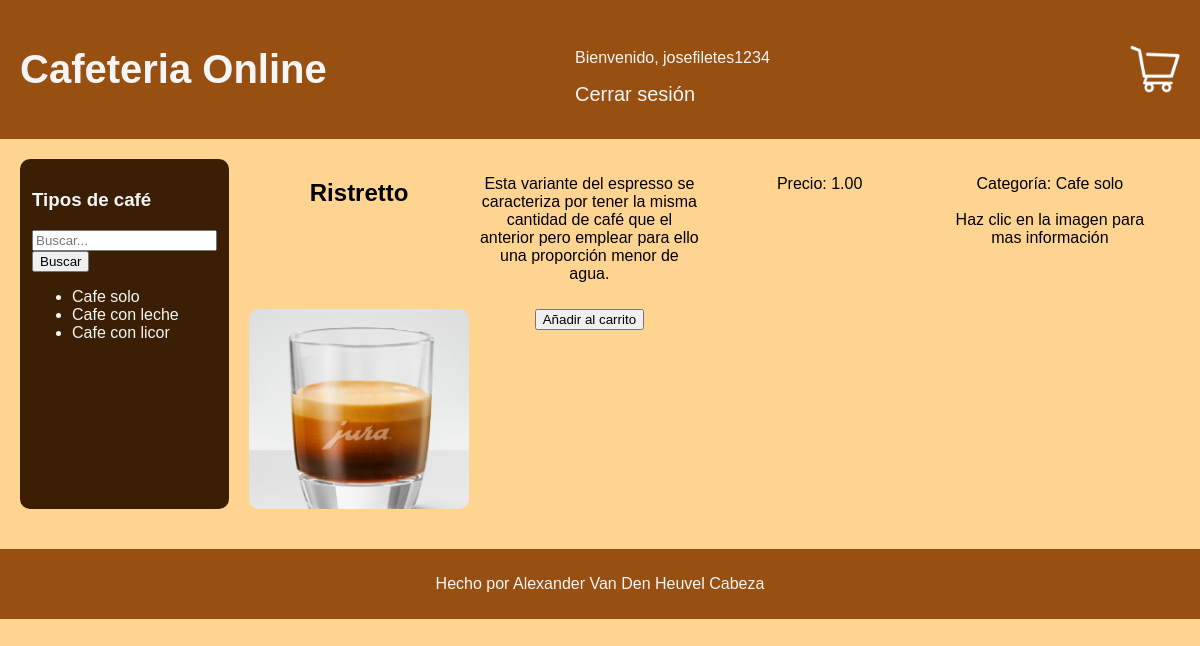
Before: /paginaCompras/detail/1 (signed in) with the older database file.
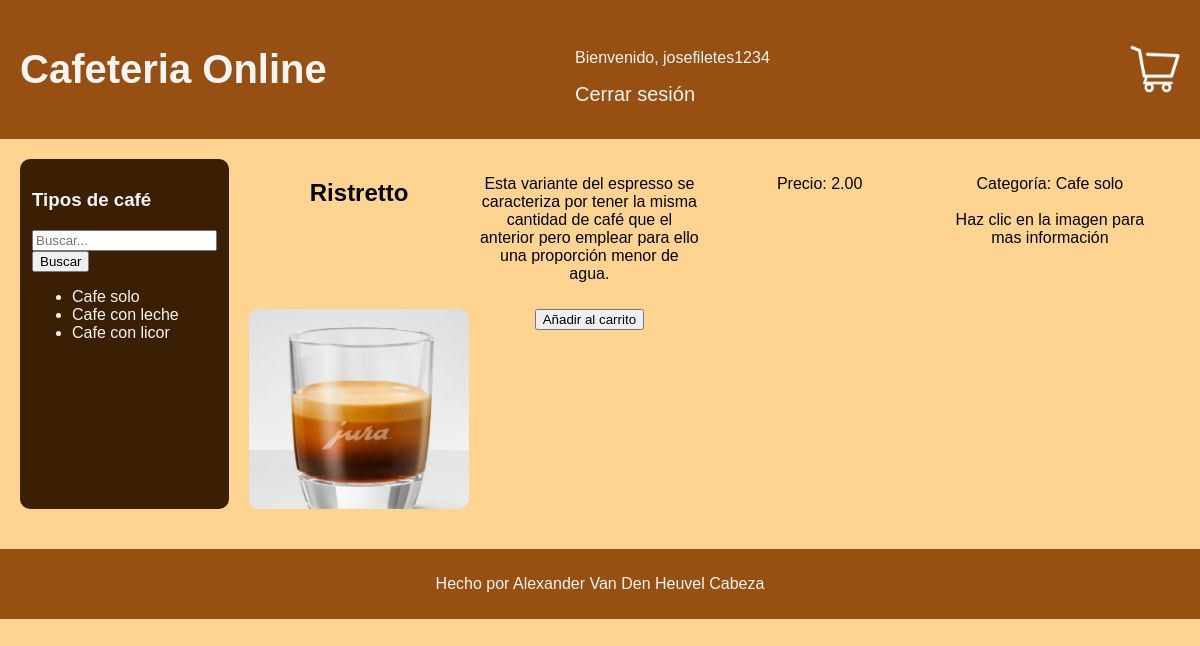
After: the same page with the newer database file.
### paginaCompras/models.py (models this page shows, shortened)
class Producto(models.Model):
    nombre = models.CharField(max_length=100)
    descripcion = models.TextField()
    categoria = models.TextField(default='Sin categoria')
    precio = models.DecimalField(max_digits=8, decimal_places=2)
    imagen = models.URLField()
    disponible = models.BooleanField(default=True)
    fecha_creacion = models.DateTimeField(auto_now_add=True)

### paginaCompras/views.py (the view)
# urls.py: path("detail/<int:producto_id>", views.detail, name="detail"),
def detail(request, producto_id):
    username = request.user.username
    producto = Producto.objects.get(id=producto_id)
    categorias = Producto.objects.values('categoria').distinct()
    context = {
        'producto': producto,
        'categorias': categorias,
        'username': username,
    }
    return render(request, 'Paginacompras/detail.html', context)

### paginaCompras/templates/paginaCompras/detail.html (shortened to what this page needs)
<html lang="en">
<head>
    {% load static %}
    <link rel="stylesheet" type="text/css" href="{% static 'css/estilo.css' %}">
</head>
<body>
<header>
  <a href="{% url 'home' %}"><h1>Cafeteria Online</h1></a>
  <nav>
    {% if user.is_authenticated %}
    <p>Bienvenido, {{ user.username }}</p>
    <a href="{% url 'logout' %}">Cerrar sesión</a>
  </nav>
  <div id="carrito">
    <a href="{% url 'ver_carrito' %}">
      <img src="/media/productos/carrito.png" alt="Carrito de compra">
    </a>
  </div>
</header>
<main>
  <div id="categorias">
    <h3>Tipos de café</h3>
    <form method="GET" action="{% url 'buscar' %}">
      <input type="text" name="q" placeholder="Buscar...">
      <button type="submit">Buscar</button>
    </form>
    <ul>
      {% for categoria in categorias %}
      <li><a href="{% url 'productos_por_categoria' categoria.categoria %}">{{ categoria.categoria }}</a></li>
      {% endfor %}
    </ul>
  </div>
    <div class="grid-container" id="contenido-principal">
    <h2>{{ producto.nombre }}</h2>
    <p id="detail">{{ producto.descripcion }}</p>
    <p>Precio: {{ producto.precio }}</p>
    <p>Categoría: {{ producto.categoria }} <br><br> Haz clic en la imagen para mas información</p>
    <div onclick="showDetails()" id="cuadrofoto" style="background-image: url({{ producto.imagen }})"></div>
    <form id="add-to-cart-form" method="POST" action="{% url 'añadir_carrito' producto.id %}">
        <button type="button" onclick="confirmAddToCart()">Añadir al carrito</button>
    </form>
      </div>
</main>
<footer>
  <p>Hecho por Alexander Van Den Heuvel Cabeza</p>
</footer>
</body>
{% else %}
    <p>Bienvenido, regístrese o acceda para ver nuestros distintos cafés</p>
    <a href="{% url 'login' %}">Acceder</a>
    <a href="{% url 'registro' %}">Registrarse</a>
{% endif %}
</html>

Changed rows visible on the page:
changed Producto "Ristretto": precio "1.00" → "2.00"
